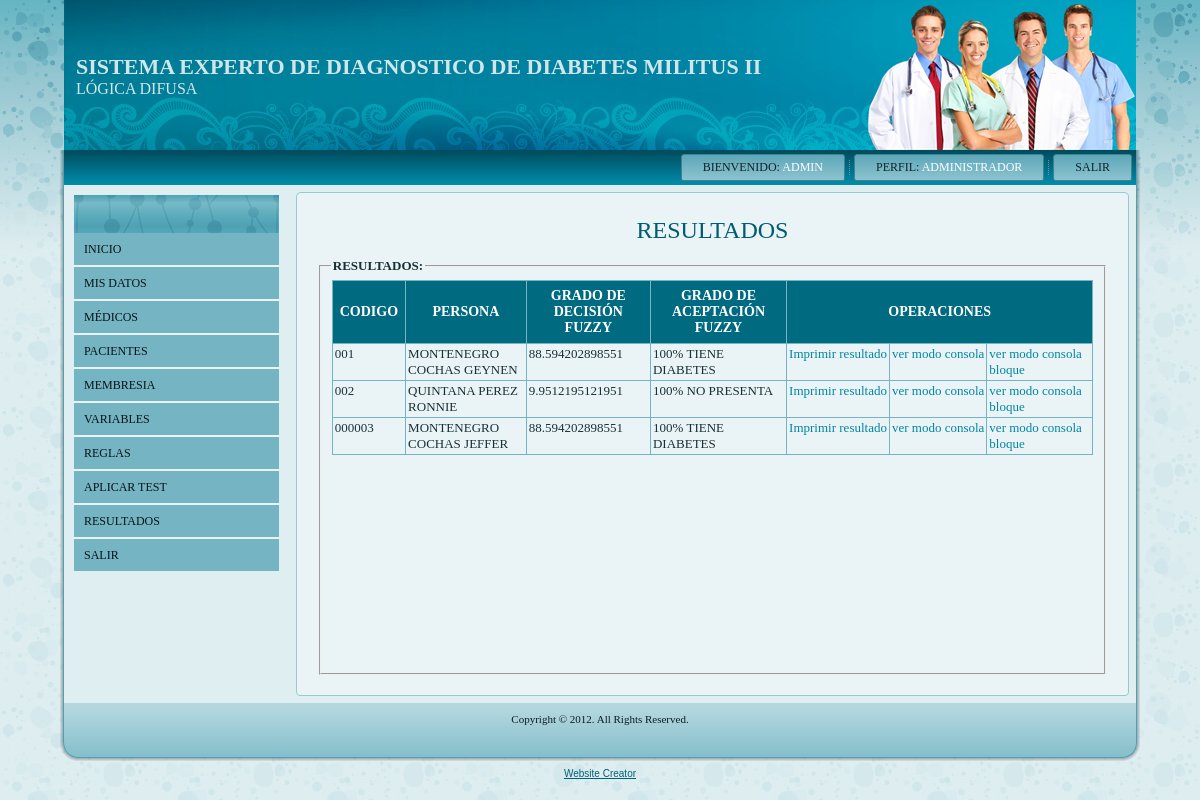
The app's page /presentacion/resultadofinal.php (signed in) with its own data.
### tables this page shows
CREATE TABLE IF NOT EXISTS `persona` (
  `idpersona` int(11) NOT NULL AUTO_INCREMENT,
  `tipo` char(1) NOT NULL DEFAULT 'P' COMMENT 'P->Paciente, M->Medico (incluye al administrador)',
  `codigo` varchar(10) NOT NULL,
  `apellidopaterno` varchar(25) NOT NULL,
  `apellidomaterno` varchar(25) NOT NULL,
  `nombres` varchar(25) NOT NULL,
  `fechanacimiento` date NOT NULL,
  `lugarnacimiento` varchar(25) NOT NULL,
  `sexo` char(1) NOT NULL,
  `nrodoc` varchar(8) NOT NULL,
  `direccion` varchar(50) NOT NULL,
  `estadocivil` char(1) NOT NULL COMMENT 'S->Soltero,C->Casado,D->Divorsiado,V-Viudo',
  `telefonofijo` varchar(10) NOT NULL,
  `celular` varchar(10) NOT NULL,
  `email` varchar(50) NOT NULL,
  `estado` char(1) NOT NULL,
  `foto` varchar(255) NOT NULL,
  PRIMARY KEY (`idpersona`)
);

CREATE TABLE IF NOT EXISTS `membresia` (
  `idmembresia` int(11) NOT NULL AUTO_INCREMENT,
  `descripcion` varchar(50) NOT NULL,
  `comentario` varchar(200) NOT NULL,
  `idtipocriterio` int(11) NOT NULL,
  `tipo` char(1) NOT NULL DEFAULT 'I' COMMENT 'I->entrada, O->Salida',
  `tipocontrol` char(1) NOT NULL COMMENT 'O->Opcion, V->valor',
  `estado` char(1) NOT NULL DEFAULT 'N',
  PRIMARY KEY (`idmembresia`)
);

### negocio/cls_respuesta.php (called while the page is built, shortened)
<?php
class clsRespuesta
{
function resultadofinal()
 {
   $sql = "select distinct P.idpersona, codigo, CONCAT(apellidopaterno,' ',apellidomaterno,' ',nombres) as persona from respuestas R inner join persona P on P.idpersona=R.idpersona";
   global $cnx;
   return $cnx->query($sql);
 }
}
?>

### fuzzy/fuzzy-logic-class.php (called while the page is built, shortened)
<?php
class Member {
	protected
		$FName,
		$FMiddle,
		$FA,
		$FB,
		$FType;
	public function __construct($Name=NULL,$start=NULL,$medium=NULL,$stop=NULL,$type=NULL){
		if($Name == NULL) return;
		$this->FName 	= $Name;
		$this->FMiddle 	= $medium;
		$this->FA 		= $start;
		$this->FB 		= $stop;
		$this->FType  	= $type;
	}
	public function Fuzzification($P=0.0) {
    if (($P<$this->FA) OR ($P>$this->FB)) return 0;
	if ($P==$this->FMiddle) return 1;
	 if ($this->FType==LINFINITY) {
	    if ($P<=$this->FMiddle) return 1;
		if (($P>$this->FMiddle) AND ($P<$this->FB)) return ($this->FB-$P)/($this->FB-$this->FMiddle);
	 }
	 if ($this->FType==RINFINITY) {
	    if ($P>=$this->FMiddle) return 1;
		if (($P<$this->FMiddle) AND ($P>$this->FA)) return ($P-$this->FA)/($this->FMiddle-$this->FA);
	 }
	if ($this->FType==TRIANGLE) {
	   if(($P<$this->FMiddle) AND ($P>$this->FA)) return ($P-$this->FA)/($this->FMiddle-$this->FA);
	   if(($P>$this->FMiddle) AND ($P<$this->FB))  return ($this->FB-$P)/($this->FB-$this->FMiddle);
	 }
	return 0;
}
}
class Fuzzify extends Member {
	protected $members = array();
	public function clearMembers() {
		$this->members = NULL;
	}
	public function addMember($idx,$Name='New',$start=0.0,$medium=0.0,$stop=0.0,$type=TRIANGLE) {
		$member = new Member($Name,$start,$medium,$stop,$type);
		$this->members[$idx][] = $member;
	}
	public function getMembersIndex($idx,$value = NULL) {
		foreach ($this->members[$idx] as $idx => $member)
			if ($value==$member->FName) return $idx;
		return FALSE;
	}
	public function getMemberByName($idx,$name = NULL) {
		foreach ($this->members[$idx] as $idx => $member)
			if ($name==$member->FName) return $member;
		return FALSE;
	}
	public function getNameMember($idx,$id) {
		$i=0;
		foreach ($this->members[$idx] as $idx => $member){
			if($id==$i) $nombres=$member->FName;
			$i++;
		}
		return $nombres;
	}
}
class Rules extends Fuzzify{
	public	$FOutputs		=	array();
	private $InputNames = NULL;
	private $OutputNames = NULL;
	private $rules = NULL;
	public function setInputNames($val) {
		$this->InputNames = $val;
	}
	public function setOutputNames($val) {
		$this->OutputNames = $val;
	}
	public function getOutputNames() {
		return $this->OutputNames;
	}
	public function getInputName($idx) {
		return $this->InputNames[$idx];
	}
	public function clearRules() {
		$this->rules = NULL;
	}
	public function getRules() {
		return $this->rules;
	}
	public function addRule($val) {
		$this->rules[] = $val;
	}
	private function getLastParent($a) {
	do {
	$a = $this->rSplit($a);
	} while($a);
	return $ret;
	}
	private function _FuzzyAND($arr) {
		return (min($arr));
	}
	public function processRule($rule) {
		$items=preg_split("/\s+/",$rule);
		$operation='and';
		$firstop = array_shift($items);
		$outitem = array_pop($items);
		$tmparr=array();
		foreach($items as $item) {
			$inp=strtolower($item);
			if (($inp=='or') or ($inp=='and') or ($inp=='not')) $operation=$inp;
				elseif (($inp=='then') or ($inp=='for'))  continue;
					else {
						list($inputName,$memberName) = preg_split("/\./",$item);
						$mem_idx = $this->getMembersIndex($inputName,$memberName);
						$tmparr[] =$this->FOutputs[$inputName][$mem_idx];
						}
		}
		$value1 = ($operation == 'or') ? $this->_FuzzyOR($tmparr) :
				  ($operation == 'not') ? $this->_FuzzyNOT($tmparr) :$this->_FuzzyAND($tmparr);
		return array($outitem,$value1);
	}
}
class Fuzzy_Logic extends Rules {
	protected	$AgregatePoints =   100;
	private function ClearSolution() {
	$this->FXValues			=	array();
	$this->FYValues			=	array();
	}
	public function SetRealInput($idx,$X = 0.0) {
		$this->FRealInput[$idx]	=	$X;
		$this->FOutputs[$idx] = array();
		For ($i=0;$i<count($this->members[$idx]);$i++) {
			$this->FOutputs[$idx][]	=	$this->members[$idx][$i]->Fuzzification($this->FRealInput[$idx]);
		}
	}
	public function getGradosPertenencia($idx,$X = 0.0) {
		$this->FRealInput[$idx]	=	$X;
		$this->FOutputs[$idx] = array();
		For ($i=0;$i<count($this->members[$idx]);$i++) {
			$this->FOutputs[$idx][]	=	$this->members[$idx][$i]->Fuzzification($this->FRealInput[$idx]);
		}
		return $this->FOutputs[$idx];
	}
	public function FuzzyAgregate($outname,$Member,$AlphaCut=0.0) {
		foreach($this->FXValues[$outname] as $index=>$pointX) {
			if ($pointX<$Member->FA) continue;
			if ($pointX>$Member->FB) break;
			$ms = $Member->Fuzzification($pointX);
			$mem_val = min($ms,$AlphaCut);
			$this->FYValues[$outname][$index] = max($this->FYValues[$outname][$index],$mem_val);
		}
	}
	public function calcFuzzy() {
		foreach($this->getOutputNames() as $outname) {
		$AgregateDeltaX = ($this->FMax[$outname]-$this->FMin[$outname])/$this->AgregatePoints;
		$this->FXValues[$outname] = Range($this->FMin[$outname],$this->FMax[$outname],$AgregateDeltaX);
		$this->FYValues[$outname] = array_fill ( 0 , count($this->FXValues[$outname]), 0.0 );
		}
		$rules=$this->getRules();
		foreach ($rules as $key=>$rule) {
			 list($outItem,$value) = $this->processRule($rule);
			 list($outputName,$memberName) = preg_split("/\./",$outItem);
			 $member=$this->getMemberByName($outputName,$memberName);
			}
		$result = array();
		foreach($this->getOutputNames() as $outname) {
		$suma=0.0;
		$sumb=0.0;
		foreach($this->FXValues[$outname] as $id=>$x) {
			$y=$this->FYValues[$outname][$id];
			if ($y>0) {
			$suma+=($x*$y);
			$sumb+=$y;
			}
		}
		if ($sumb == 0) $result[$outname]= 0; else	$result[$outname] = $suma/$sumb;
		}
	return $result;
}
}
?>

### negocio/cls_membresia.php (called while the page is built, shortened)
<?php
class clsMembresia
{
function buscar($idmembresia,$idtipocriterio=0, $tipo='')
 {
   $sql = "SELECT idmembresia,descripcion,comentario,idtipocriterio,tipo,estado,tipocontrol FROM MEMBRESIA WHERE 1=1 ";
   if($idmembresia>0) $sql.=" AND idmembresia=".$idmembresia;
   global $cnx;
   return $cnx->query($sql);
 }
function buscarxcriteriodesdeFuzzy($idtipocriterio=0)
 {
   $sql = "SELECT distinct idmembresia,descripcion,comentario,tipocontrol,estado,tipo FROM MEMBRESIA WHERE 1=1";
   if($idtipocriterio>0) $sql.=" AND idtipocriterio=".$idtipocriterio;
   global $cnx;
   return $cnx->query($sql);
 }
}
?>

### negocio/cls_regla.php (called while the page is built, shortened)
<?php
class clsRegla
{
function consultar()
 {
   $sql = "SELECT R.idregla, C1.descripcion as membresia_input1, V1.nombre as variable_input1, operadorlogico, C2.descripcion as membresia_input2, V2.nombre as variable_input2, C3.descripcion as membresia_output, V3.nombre as variable_output FROM REGLAS R INNER JOIN MEMBRESIA C1 ON R.membresia_input1=C1.idmembresia INNER JOIN MEMBRESIA C2 ON R.membresia_input2=C2.idmembresia INNER JOIN MEMBRESIA C3 ON R.membresia_output=C3.idmembresia INNER JOIN VARIABLE_LINGUISTICA V1 ON V1.idvariable=R.variable_input1 INNER JOIN VARIABLE_LINGUISTICA V2 ON V2.idvariable=R.variable_input2 INNER JOIN VARIABLE_LINGUISTICA V3 ON V3.idvariable=R.variable_output WHERE 1=1";
   global $cnx;
   return $cnx->query($sql);
 }
}
?>

### negocio/cls_tipocriterio.php (called while the page is built, shortened)
<?php
class clsTipoCriterio
{
function buscar($idtipocriterio)
 {
   $sql = "SELECT idtipocriterio,descripcion,comentario,estado FROM TIPO_CRITERIO WHERE 1=1";
   global $cnx;
   return $cnx->query($sql);
 }
}
?>

### negocio/cls_variablelinguistica.php (called while the page is built, shortened)
<?php
class clsVariableLinguistica
{
function buscarxMembresia($idmembresia)
 {
   $sql = "SELECT idvariable, VL.nombre, valorinicial, valormedio, valorfinal, idmembresia, TM.idtipomembresia, TM.nombre as tipomembresia FROM Variable_Linguistica VL INNER JOIN Tipo_Membresia TM on TM.idtipomembresia=VL.idtipomembresia WHERE idmembresia=".$idmembresia."";
   global $cnx;
   return $cnx->query($sql);
 }
}
?>

### presentacion/resultadofinal.php (the view, shortened to what this page needs)
<?php
if($_SESSION['IdTipo']==1){
	require("../header_new.php");
}else{
	require("../header_usu_new.php");
}
require("../fuzzy/logicadifusaESDF.php");
?>
<h2 class="art-postheader">RESULTADOS</h2>
<div class="art-postcontent">
<!DOCTYPE html PUBLIC "-//W3C//DTD XHTML 1.0 Transitional//EN" "http://www.w3.org/TR/xhtml1/DTD/xhtml1-transitional.dtd">
<html xmlns="http://www.w3.org/1999/xhtml">
<head>
<link href="../estilos/estilos.css" rel="stylesheet" type="text/css" />
</head>
<body>
<br />
  <fieldset style="height:400px">
  <legend><strong>RESULTADOS:</strong></legend>
  <table border="1" align="center">
<tr>
<th class="cabezera">CODIGO</th>
<th class="cabezera">PERSONA</th>
<?php if($_SESSION['IdTipo']==1){?>
<th class="cabezera">GRADO DE DECISI&Oacute;N FUZZY</th>
<?php }?>
<th class="cabezera">GRADO DE ACEPTACI&Oacute;N FUZZY</th>
<th class="cabezera" colspan="3">OPERACIONES</th>
</tr>
<?php
require("../datos/cado.php");
require_once("../negocio/cls_respuesta.php");
$objRespuesta= new clsRespuesta();
$rst = $objRespuesta->resultadofinal();
while($dato=$rst->fetchObject()){
	$objLogicaSeper = new FuzzySEPER();
	?>
    <tr>
    <td><?php echo $dato->codigo;?></td>
    <td><?php echo $dato->persona;?></td>
    <?php
	$puntaje=$objLogicaSeper->obtenerPuntaje($dato->idpersona);
	if($_SESSION['IdTipo']==1){?>
    <td align="center"><?php echo $puntaje;?></td>
    <?php }?>
    <td><?php
	echo str_replace('_',' ',$objLogicaSeper->obtenerGradosPertenecia($puntaje));?></td>
    <td><a href="resultado_paciente.php?idpersona=<?php echo $dato->idpersona;?>">Imprimir&nbsp;resultado</a></td>
    <?php if($_SESSION['IdTipo']==1){?>
    <td><a href="../fuzzy/logicadifusaConsolaESDF.php?idpersona=<?php echo $dato->idpersona;?>" target="_blank">ver&nbsp;modo&nbsp;consola</a></td>
    <td><a href="../fuzzy/logicadifusaConsolaESDF_Bloques.php?idpersona=<?php echo $dato->idpersona;?>" target="_blank">ver&nbsp;modo&nbsp;consola bloque</a></td>
    <?php }?>
    </tr>
    <?php
}
?>
</table>
</fieldset>
</body>
</html>
<?php
require("../footer_new.php");
?>

### fuzzy/logicadifusaESDF.php (shortened to what this page needs)
<?php
require("../datos/cado.php");
require_once ('fuzzy-logic-class.php');
require("../negocio/cls_tipocriterio.php");
require("../negocio/cls_membresia.php");
require("../negocio/cls_variablelinguistica.php");
require("../negocio/cls_regla.php");
require("../negocio/cls_respuesta.php");
class FuzzySEPER{
	function obtenerPuntaje($idpersona){
		$idmembresia=34;
		$x = new Fuzzy_Logic();
		$x->clearMembers();
		$objTipoCriterio = new clsTipoCriterio();
		$objMembresia = new clsMembresia();
		$objVariable = new clsVariableLinguistica();
		$rstMF=$objMembresia->buscar($idmembresia);
		$datoMF=$rstMF->fetchObject();
		$membresiafinal=str_replace(' ','_',$datoMF->descripcion);
		$rstTC = $objTipoCriterio->buscar(NULL);
		$membresias='';
		$variables='';
		$indice=0;
		while($datoTC = $rstTC->fetchObject()){
			$rst = $objMembresia->buscarxcriteriodesdeFuzzy($datoTC->idtipocriterio);
			while($dato = $rst->fetchObject()){
				if($dato->tipo=='I'){
				$rstvariable = $objVariable->buscarxMembresia($dato->idmembresia);
				if($rstvariable->rowCount()>0){
					$membresias.="'".str_replace(' ','_',$dato->descripcion)."',";
					while($datovariable = $rstvariable->fetchObject()){
						$variables.="\$x->addMember(\$x->getInputName($indice),'".str_replace(' ','_',$datovariable->nombre)."',  $datovariable->valorinicial, $datovariable->valormedio, $datovariable->valorfinal ,$datovariable->tipomembresia);";
					}
					$indice++;
				}
				}
			}
		}
		$membresias=substr($membresias,0,strlen($membresias)-1);
		$membresias='';
		$variables='';
		$indice=0;
			$rst2 = $objMembresia->buscarxcriteriodesdeFuzzy(NULL);
			while($dato = $rst2->fetchObject()){
				if($dato->tipo=='O'){
					$rstvariable = $objVariable->buscarxMembresia($dato->idmembresia);
					if($rstvariable->rowCount()>0){
						$membresias.="'".str_replace(' ','_',$dato->descripcion)."',";
						while($datovariable = $rstvariable->fetchObject()){
							$variables.="\$x->addMember(\$x->getOutputName($indice),'".str_replace(' ','_',$datovariable->nombre)."',  $datovariable->valorinicial, $datovariable->valormedio, $datovariable->valorfinal ,$datovariable->tipomembresia);";
						}
						$indice++;
					}
				}
			}
		$objRegla = new clsRegla();
		$rstregla=$objRegla->consultar();
		$x->clearRules();
		while ($datoregla=$rstregla->fetchObject()){
			$x->addRule('IF '.str_replace(' ','_',$datoregla->membresia_input1).'.'.str_replace(' ','_',$datoregla->variable_input1).' '.$datoregla->operadorlogico.' '.str_replace(' ','_',$datoregla->membresia_input2).'.'.str_replace(' ','_',$datoregla->variable_input2).' THEN '.str_replace(' ','_',$datoregla->membresia_output).'.'.str_replace(' ','_',$datoregla->variable_output));
		}
		$objRespuesta = new clsRespuesta();
		$rstrpta=$objRespuesta->buscarxPersona($idpersona);
		while ($datorpta=$rstrpta->fetchObject()){
			$x->SetRealInput(str_replace(' ','_',$datorpta->membresia),$datorpta->valor);
		}
		$fuzzy_arr = $x->calcFuzzy();
		$valormembresiafinal=0;
		$i=2;
		do{
			foreach($fuzzy_arr as $membresia => $v){
				if($v!=0){
				$x->SetRealInput($membresia,$v);
				}
			}
			$fuzzy_arr = $x->calcFuzzy();
			foreach($fuzzy_arr as $membresia => $v){
				if($v!=0){
					if($membresia==$membresiafinal) $valormembresiafinal=$v;
				}
			}
			if($i==5) $valormembresiafinal=1;
			$i++;
		}while($valormembresiafinal==0);
		$puntaje = $fuzzy_arr[$membresiafinal];
		$grados = $x->getGradosPertenencia($membresiafinal,$puntaje);
		foreach($grados as $i => $v){
			if($v!=0) {$p=$v*100; $this->gradoPertenencia = $p.'%&nbsp;'.$x->getNameMember($membresiafinal, $i).'<br>';}
		}
		return $puntaje;
	}
}
?>

### records on screen
persona: codigo "001", persona "MONTENEGRO COCHAS GEYNEN", puntaje "88.594202898551", membresia.descripcion "100", membresia.descripcion "TIENE DIABETES"
persona: codigo "002", persona "QUINTANA PEREZ RONNIE", puntaje "9.9512195121951", membresia.descripcion "100", membresia.descripcion "NO PRESENTA"
persona: codigo "000003", persona "MONTENEGRO COCHAS JEFFER", puntaje "88.594202898551", membresia.descripcion "100", membresia.descripcion "TIENE DIABETES"

### other values on screen
$_SESSION['Nombre'] "ADMIN"
$_SESSION['TipoUsuario'] "ADMINISTRADOR"
